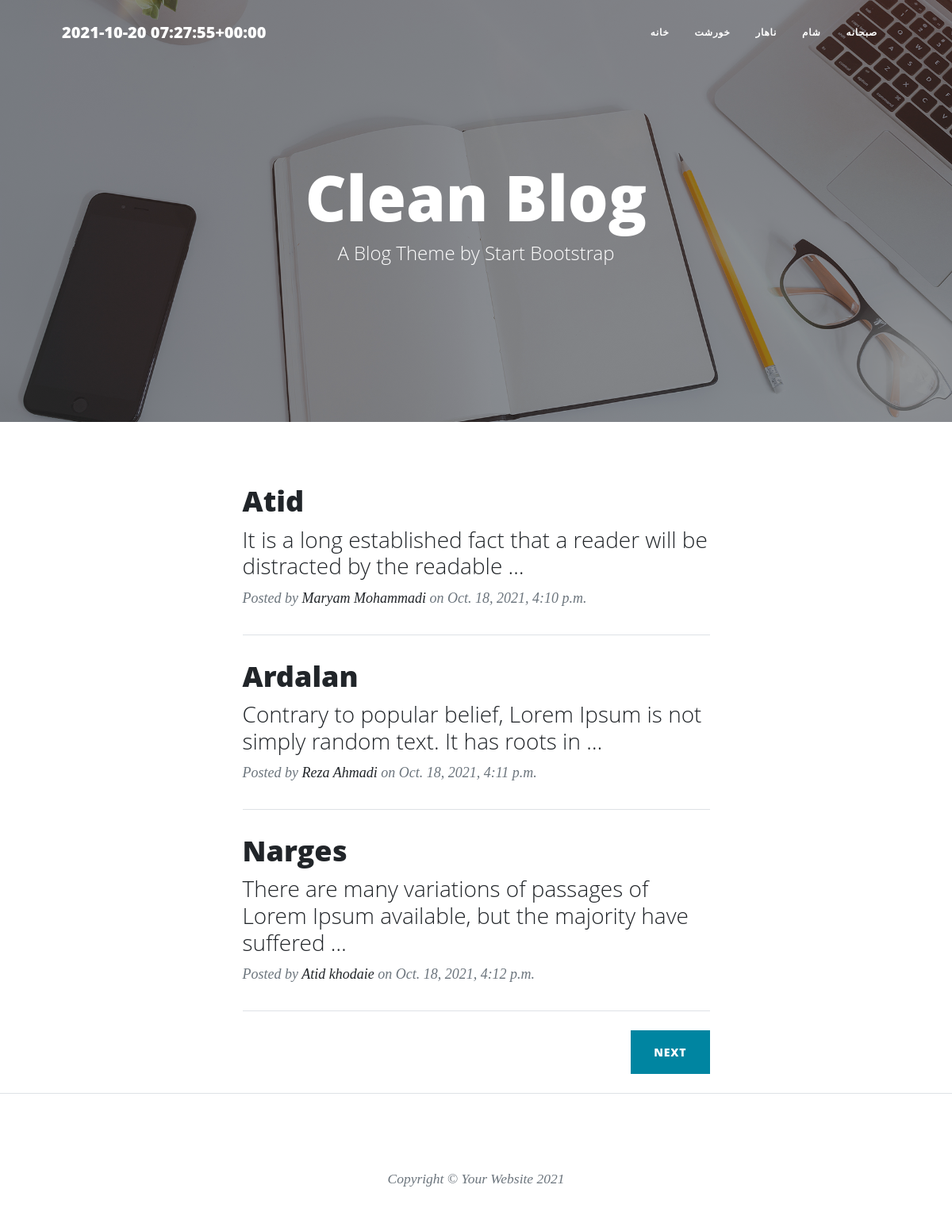
The page / on the database its author committed.
### food/models.py (models this page shows, shortened)
class Category(models.Model):
    parent = models.ForeignKey('self', null=True, default=None, blank=True, on_delete=models.SET_NULL, related_name='children')
    name = models.CharField(max_length=20)
    slug = models.CharField(max_length=20)
    class Meta:
        verbose_name = 'گروه'
        verbose_name_plural = 'گروه‌ ها'

class foodModels(models.Model):
    RATE = (
        ('3','Very good'),
        ('2', 'Good'),
        ('1','Bad'),
    )
    AUTH = (
        ('Admins',(
            ('Atid','Atid'),
            ('Rahmat','Rahmat'),
            ('Noora','Noora'),
        )),
        ('Normal people',(
            ('Yasin','Yasin'),
            ('Ebne','Ebne')
        )),
    )
    user = models.ForeignKey(User, null=True, on_delete=models.SET_NULL,default='User.id',related_name='author', verbose_name='نویسنده')
    name = models.CharField(max_length=20)
    slug = models.SlugField(max_length=20)
    desc = models.TextField(default="add descriptions here.")
    rate = models.CharField(max_length=1, choices=RATE)
    auth = models.CharField(max_length=20, choices=AUTH)  # special feature
    date = models.DateTimeField(default=timezone.now)
    categ = models.ManyToManyField(Category, related_name='categs')
    img = models.ImageField(upload_to='foodPics/')
    check = models.BooleanField(default=False, verbose_name="آیا اجازه انتشار می‌دهید؟")
    class Meta:
        verbose_name = 'غذا'
        verbose_name_plural = 'غذاها'
    objects = manageFood()
    def categ_to_str(self):
        return ", ".join([Category.name for Category in self.categ.all()])
    categ_to_str.short_description = 'Category'

### Account/models.py (models this page shows)
class User(AbstractUser):
    is_author = models.BooleanField(default=False)
    vip_date = models.DateField(default=timezone.now)
    def is_special_user(self):
        if self.vip_date > date.today():
            return True
        else:
            return False
    is_special_user.boolean = True #baraye change kardan False be zarbdar to admin panel
    class Meta:
        verbose_name = 'کاربر'
        verbose_name_plural = 'کاربرها'

### food/views.py (the view)
# urls.py: path('',base.as_view() , name='home'),
class base(generic.ListView):
    template_name = 'index.html'
    queryset = foodModels.objects.show()
    paginate_by = 3
    context_object_name = 'foods'

### food/templatetags/base_tag.py (called while the page is built)
@register.simple_tag()
def showTime():
    return timezone.now()

@register.inclusion_tag('categ_tags.html')
def profCateg():
    return {
        'cat': Category.objects.all()
    }

### templates/index.html (shortened to what this page needs)
{% extends 'base.html' %}
{% load static %}
{% block content %}
        <header class="masthead" style="background-image: url('{% static 'assets/img/home-bg.jpg' %}')">
            <div class="container position-relative px-4 px-lg-5">
                <div class="row gx-4 gx-lg-5 justify-content-center">
                    <div class="col-md-10 col-lg-8 col-xl-7">
                        <div class="site-heading">
                            <h1>Clean Blog</h1>
                            <span class="subheading">A Blog Theme by Start Bootstrap</span>
                        </div>
                    </div>
                </div>
            </div>
        </header>
        <div class="container px-4 px-lg-5">
            <div class="row gx-4 gx-lg-5 justify-content-center">
                <div class="col-md-10 col-lg-8 col-xl-7">
                    {% for food in foods %}
                    <div class="post-preview">
                        <a href="{% url 'foodUrl:detailView' food.slug %}">
                            <h2 class="post-title">{{ food.name }}</h2>
                            <h3 class="post-subtitle">{{ food.desc | truncatewords:15|safe }}</h3>
                        </a>
                        <p class="post-meta">
                            Posted by
                            <a href="{% url 'foodUrl:authClass' food.user%}">{{ food.user.get_full_name }}</a>
                            on {{ food.date }}
                        </p>
                    </div>
                    <hr class="my-4" />
                    {% endfor %}
                    {% if page_obj.has_next %}
                    <div class="d-flex justify-content-end mb-4"><a class="btn btn-primary text-uppercase" href="{% url 'foodUrl:home' %}?page={{ page_obj.next_page_number }}">Next</a></div>
                    {% endif %}
                </div>
            </div>
        </div>
 {% endblock %}

### templates/categ_tags.html
<div class="collapse navbar-collapse myfont" id="navbarResponsive">
    <ul class="navbar-nav ms-auto py-4 py-lg-0">
        <li class="nav-item"><a class="nav-link px-lg-3 py-3 py-lg-4" href="{% url 'foodUrl:home' %}">خانه</a></li>
        {% for cat in cat %}
        {% if cat.parent == None %}
            <li class="nav-item"><a class="nav-link px-lg-3 py-3 py-lg-4" href="{% url 'foodUrl:categClass' cat.slug%}">{{ cat.name }}</a></li>
        {% endif %}
        {% endfor %}
    </ul>
</div>

### rows shown on the page
Category: name "خورشت"
Category: name "ناهار"
Category: name "شام"
Category: name "صبحانه"
foodModels: name "Atid", desc "It is a long established fact that a reader will be distracted by the readable …", user.get_full_name "Maryam Mohammadi", date "Oct. 18, 2021, 4:10 p.m."
foodModels: name "Ardalan", desc "Contrary to popular belief, Lorem Ipsum is not simply random text. It has roots in …", user.get_full_name "Reza Ahmadi", date "Oct. 18, 2021, 4:11 p.m."
foodModels: name "Narges", desc "There are many variations of passages of Lorem Ipsum available, but the majority have suffered …", user.get_full_name "Atid khodaie", date "Oct. 18, 2021, 4:12 p.m."
